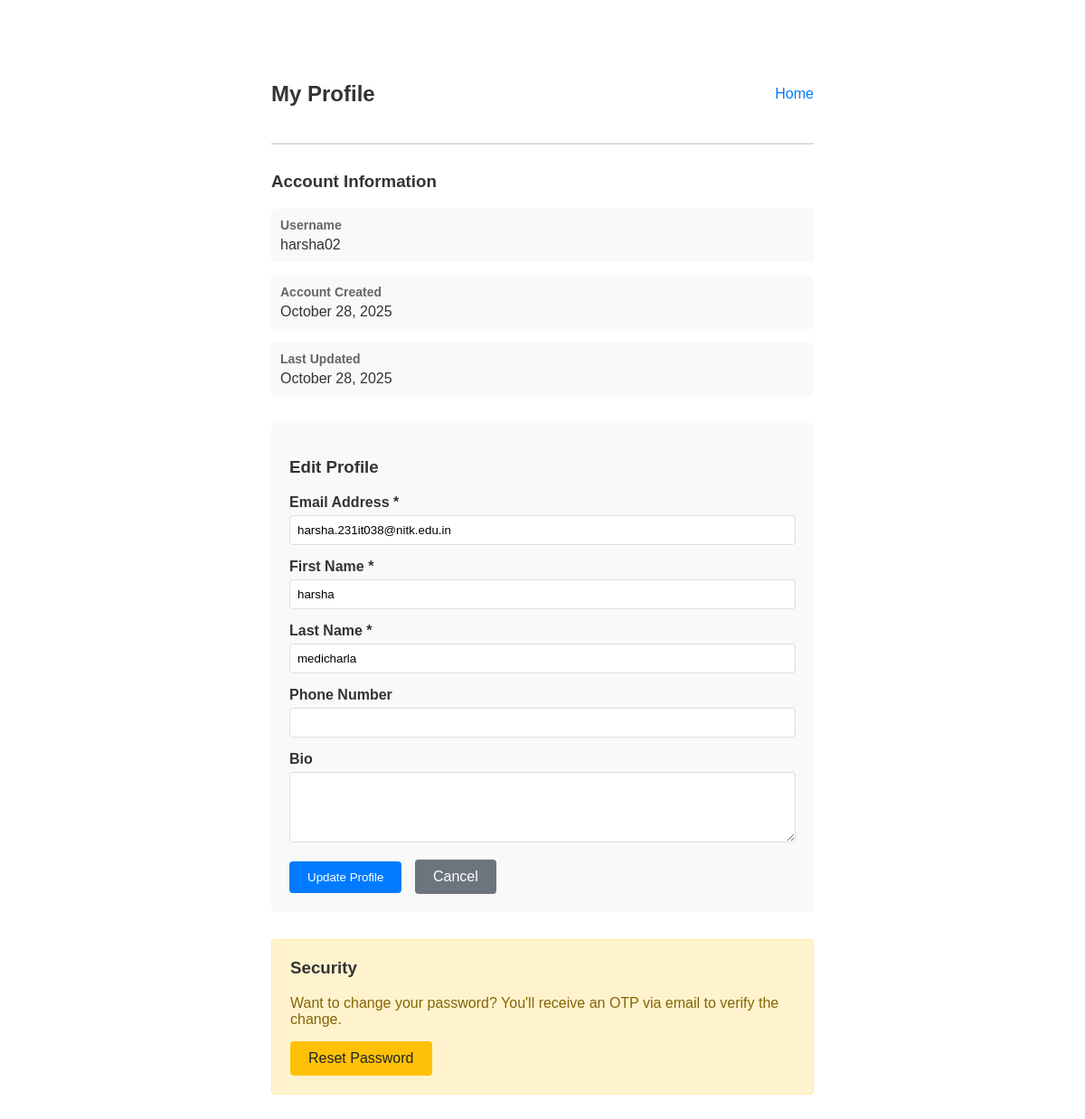
The page /profile/ (signed in) on the database its author committed.
### account/models.py (models this page shows, shortened)
class CustomUser(AbstractUser):
    email = models.EmailField(unique=True)
    phone_number = models.CharField(max_length=15, blank=True, null=True)
    bio = models.TextField(max_length=500, blank=True, null=True)
    created_at = models.DateTimeField(auto_now_add=True)
    updated_at = models.DateTimeField(auto_now=True)
    email_verified = models.BooleanField(default=False)
    class Meta:
        verbose_name = 'User'
        verbose_name_plural = 'Users'

### account/views.py (the view)
# urls.py: path('profile/', profile, name='profile'),
@login_required
def profile(request):
    logger.info(f"PROFILE view called by user: {request.user.username}")
    session_time_remaining = get_session_info(request)
    if request.method == 'POST':
        logger.info("POST request - Updating profile")
        form = UserUpdateForm(request.POST, instance=request.user)
        if form.is_valid():
            form.save()
            logger.info("✓ Profile updated successfully")
            messages.success(request, 'Profile updated successfully!')
            return redirect('account:profile')
        logger.error(f"Form validation errors: {form.errors}")
        messages.error(request, 'Please correct the errors below.')
    else:
        form = UserUpdateForm(instance=request.user)
    return render(request, 'account/profile.html', {
        'form': form,
        'session_time_remaining': session_time_remaining
    })

### account/forms.py (shortened to what this page needs)
class UserUpdateForm(forms.ModelForm):
    class Meta:
        model = CustomUser
        fields = ['email', 'first_name', 'last_name', 'phone_number', 'bio']
        widgets = {
            'bio': forms.Textarea(attrs={'rows': 4}),
        }

### account/views.py (called while the page is built)
def get_session_info(request):
    try:
        expiry_age = request.session.get_expiry_age()
        return max(0, int(expiry_age))
    except:
        return settings.SESSION_COOKIE_AGE

### templates/account/profile.html (shortened to what this page needs)
<!DOCTYPE html>
<html lang="en">
<head>
</head>
<body>
    <div class="header">
        <h2>My Profile</h2>
        <div class="nav-links">
            <a href="{% url 'account:home' %}">Home</a>
        </div>
    </div>
    <div class="profile-section">
        <h3>Account Information</h3>
        <div class="info-item">
            <div class="info-label">Username</div>
            <div class="info-value">{{ user.username }}</div>
        </div>
        <div class="info-item">
            <div class="info-label">Account Created</div>
            <div class="info-value">{{ user.created_at|date:"F d, Y" }}</div>
        </div>
        <div class="info-item">
            <div class="info-label">Last Updated</div>
            <div class="info-value">{{ user.updated_at|date:"F d, Y" }}</div>
        </div>
    </div>
    <div class="edit-form">
        <h3>Edit Profile</h3>
        <form method="post">
            <div class="form-group">
                <label for="{{ form.email.id_for_label }}">Email Address *</label>
                {{ form.email }}
            </div>
            <div class="form-group">
                <label for="{{ form.first_name.id_for_label }}">First Name *</label>
                {{ form.first_name }}
            </div>
            <div class="form-group">
                <label for="{{ form.last_name.id_for_label }}">Last Name *</label>
                {{ form.last_name }}
            </div>
            <div class="form-group">
                <label for="{{ form.phone_number.id_for_label }}">Phone Number</label>
                {{ form.phone_number }}
            </div>
            <div class="form-group">
                <label for="{{ form.bio.id_for_label }}">Bio</label>
                {{ form.bio }}
            </div>
            <button type="submit" class="btn btn-primary">Update Profile</button>
            <a href="{% url 'account:home' %}" class="btn btn-secondary">Cancel</a>
        </form>
    </div>
    <div class="password-reset-section">
        <h3>Security</h3>
        <p>Want to change your password? You'll receive an OTP via email to verify the change.</p>
        <a href="{% url 'account:password_reset_request' %}" class="btn btn-warning">Reset Password</a>
    </div>
</body>
</html>

### templates/account/profile.html (style rules this page uses)
body { font-family: Arial, sans-serif; max-width: 600px; margin: 50px auto; padding: 20px; }
.header { display: flex; justify-content: space-between; align-items: center; margin-bottom: 30px; padding-bottom: 20px; border-bottom: 2px solid #ddd; }
.nav-links a { margin-left: 15px; text-decoration: none; color: #007bff; }
.profile-section { margin-bottom: 30px; }
.info-item { margin-bottom: 15px; padding: 10px; background-color: #f8f9fa; border-radius: 4px; }
.info-label { font-weight: bold; color: #666; font-size: 14px; }
.info-value { color: #333; margin-top: 5px; }
.edit-form { background-color: #f8f9fa; padding: 20px; border-radius: 4px; }
.form-group { margin-bottom: 15px; }
label { display: block; margin-bottom: 5px; font-weight: bold; color: #333; }
input[type="text"], input[type="email"], textarea { width: 100%; padding: 8px; border: 1px solid #ddd; border-radius: 4px; box-sizing: border-box; }
textarea { resize: vertical; }
.btn { padding: 10px 20px; border: none; border-radius: 4px; cursor: pointer; margin-right: 10px; }
.btn-primary { background-color: #007bff; color: white; }
.btn-secondary { background-color: #6c757d; color: white; text-decoration: none; display: inline-block; }
.btn-warning { background-color: #ffc107; color: #212529; text-decoration: none; display: inline-block; }
h2, h3 { color: #333; }
.password-reset-section { margin-top: 30px; padding: 20px; background-color: #fff3cd; border-radius: 4px; border: 1px solid #ffeaa7; }
.password-reset-section h3 { margin-top: 0; }
.password-reset-section p { color: #856404; margin-bottom: 15px; }

### rows shown on the page
CustomUser: username "harsha02", created_at "October 28, 2025", updated_at "October 28, 2025", email "harsha.231it038@nitk.edu.in", first_name "harsha", last_name "medicharla"
